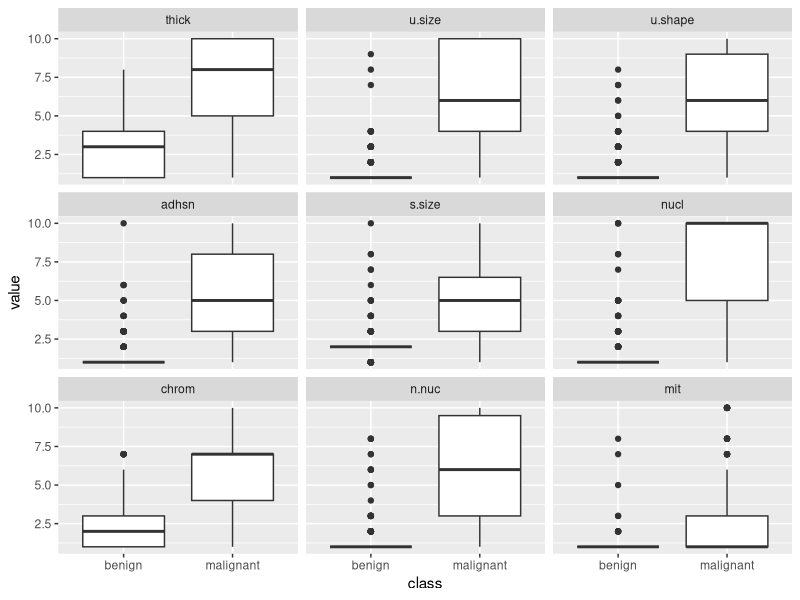
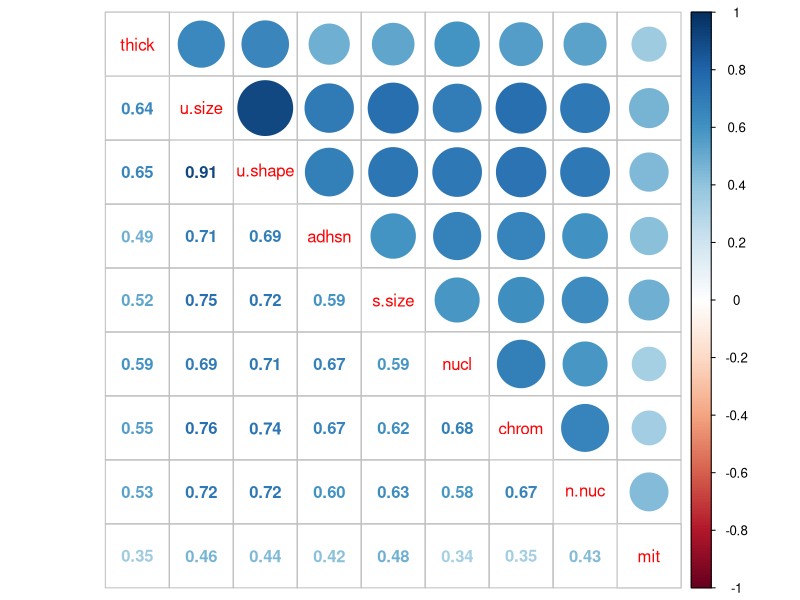

These figures' R source, in order:
library(crayon)


library(MASS)
data(biopsy)

cat(blue$bold$bgMagenta("str(biopsy)"), '\n')
str(biopsy)

'我们可以删除ID列'; biopsy$ID = NULL

'重命名变量，并确认操作结果'
names(biopsy) <- c("thick", "u.size", "u.shape",
       "adhsn", "s.size", "nucl", "chrom", "n.nuc",
           "mit", "class")
names(biopsy)

biopsy.v2 <- na.omit(biopsy)
head(biopsy.v2)

y <- ifelse(biopsy.v2$class == "malignant", 1, 0)

library(reshape2)
library(ggplot2)

biop.m <- melt(biopsy.v2, id.var = "class")

ggplot(data = biop.m, aes(x = class, y = value)) +
geom_boxplot() + facet_wrap( ~ variable, ncol = 3)

library(corrplot)
bc <- cor(biopsy.v2[, 1:9])
# 'bc'; bc
corrplot.mixed(bc)

cat(blue$bold$bgMagenta("划分训练和测试"), '\n')
set.seed(100) #random number generator
ind <- sample(2, nrow(biopsy.v2), replace = TRUE, prob=c(0.7, 0.3))
train <- biopsy.v2[ind==1, ] #the training data set
test <- biopsy.v2[ind==2, ] #the test data set

str(test) #confirm it worked
cat(blue$bold$bgMagenta("===="), '\n')
str(train)
cat(blue$bold$bgMagenta("确保两个数据集的结果变量是均衡的，我们做以下检查"), '\n')

table(train$class)
table(test$class)

full.fit <- glm(class ~ . , family = binomial, data = train)
summary(full.fit)
cat(blue$bold$bgMagenta("confint(full.fit)"), '\n')
confint(full.fit)
cat(blue$bold$bgRed("exp(coef(full.fit))"), '\n')
exp(coef(full.fit))

library(car)
cat(blue$bold$bgCyan("vif(full.fit)"), '\n')
vif(full.fit)